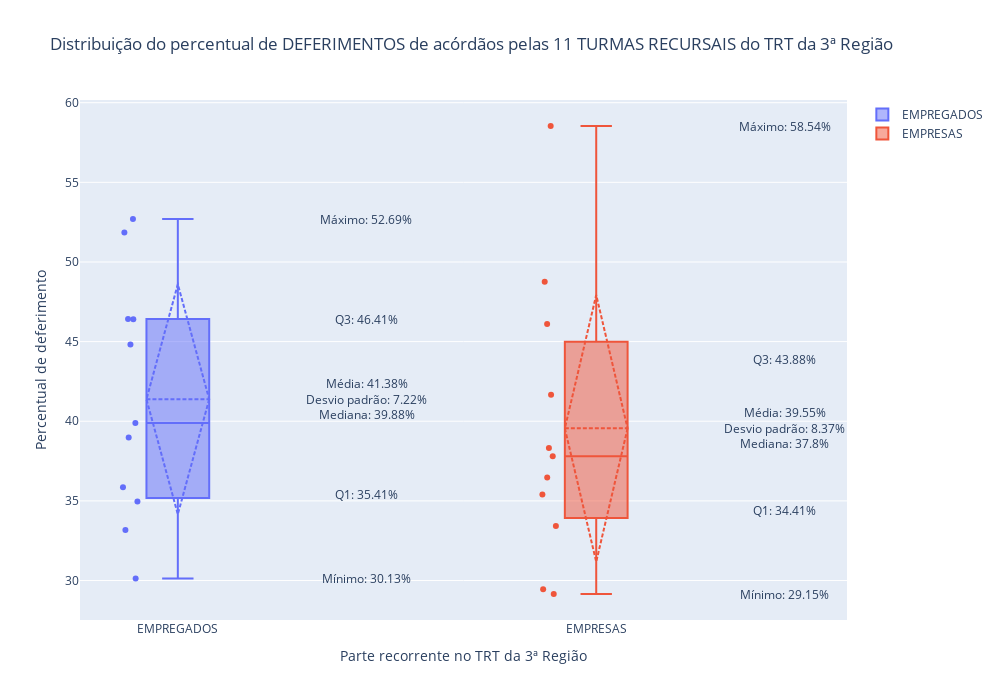

Notebook code for this chart:
### Code cell
df_quantidades_percentuais = df_quantidades_percentuais_TRT3

_tipo_requerente_EMPREGADO = df_quantidades_percentuais["tipo_requerente_previsto"] == "EMPREGADO"
_tipo_requerente_EMPRESA = df_quantidades_percentuais["tipo_requerente_previsto"] == "EMPRESA"
_tribunal = df_quantidades_percentuais["TRIBUNAL"] == "TRT3"

layout = go.Layout(
    title='Distribuição do percentual de DEFERIMENTOS de acórdãos pelas 11 TURMAS RECURSAIS do TRT da 3ª Região',
    yaxis_title_text='Percentual de deferimento',
    xaxis_title_text='Parte recorrente no TRT da 3ª Região',
    width=1000,
    height=700,
    #boxgap=1
)

box_width = 0.15

########## EMPREGADOS
y_empregado = df_quantidades_percentuais.loc[ _tribunal & _tipo_requerente_EMPREGADO, "percentual_deferido"]

trace1 = go.Box(
    y=y_empregado,
    name='EMPREGADOS',
    boxmean='sd', # represent mean and standard deviation
    boxpoints='all',
    width=box_width
)

########## EMPRESAS
y_empresa = df_quantidades_percentuais.loc[ _tribunal & _tipo_requerente_EMPRESA, "percentual_deferido"]

trace2 = go.Box(
    y=y_empresa,
    name='EMPRESAS',
    boxmean='sd', # represent mean and standard deviation
    boxpoints='all',
    width=box_width
)

fig = go.Figure( data = [ trace1, trace2 ], layout=layout )

########## LEGENDAS EMPREGADOS
for legenda in zip( ["Mínimo","Q1","Mediana","Q3","Máximo"], df_quantidades_percentuais.loc[ _tribunal & _tipo_requerente_EMPREGADO, "percentual_deferido"].quantile([0,0.25,0.5,0.75,1]) ):
    if(legenda[0] != "Mediana"):
        fig.add_annotation(
            y=legenda[1],
            x=0.45,
            text=legenda[0] + ": " + str(round(legenda[1], 2)) + "%",
            showarrow=False
            )

media_empregado = np.mean(y_empregado)
mediana_empregado = np.median(y_empregado)
desvio_padrao_empregado = np.std(y_empregado)

fig.add_annotation(
        y=media_empregado,
        x=0.45,
        text="Média: " + str(round(media_empregado, 2)) + "%<br>Desvio padrão: " + str(round(desvio_padrao_empregado, 2)) + "%<br>Mediana: " + str(round(mediana_empregado, 2)) + "%<br>",
        showarrow=False
        )

########## LEGENDAS EMPRESAS
for legenda in zip( ["Mínimo","Q1","Mediana","Q3","Máximo"], df_quantidades_percentuais.loc[ _tribunal & _tipo_requerente_EMPRESA, "percentual_deferido"].quantile([0,0.25,0.5,0.75,1]) ):
    if(legenda[0] != "Mediana"):
        fig.add_annotation(
            y=legenda[1],
            x=1.45,
            text=legenda[0] + ": " + str(round(legenda[1], 2)) + "%",
            showarrow=False
            )

media_empresa = np.mean(y_empresa)
mediana_empresa = np.median(y_empresa)
desvio_padrao_empresa = np.std(y_empresa)
fig.add_annotation(
        y=media_empresa,
        x=1.45,
        text="Média: " + str(round(media_empresa, 2)) + "%<br>Desvio padrão: " + str(round(desvio_padrao_empresa, 2)) + "%<br>Mediana: " + str(round(mediana_empresa, 2)) + "%<br>",
        showarrow=False
        )

fig.show()

### Figure 1 — Plotly figure (JSON) as saved in the notebook; plotly's stock layout.template omitted (floating-point values rounded to 4 significant figures)
{"data": [{"boxmean": "sd", "boxpoints": "all", "name": "EMPREGADOS", "type": "box", "width": 0.15, "y": [46.42, 38.97, 30.13, 44.82, 52.69, 39.88, 33.18, 46.41, 35.86, 34.96, 51.85]}, {"boxmean": "sd", "boxpoints": "all", "name": "EMPRESAS", "type": "box", "width": 0.15, "y": [29.45, 46.1, 58.54, 38.31, 29.15, 48.75, 36.48, 35.4, 41.67, 37.8, 33.43]}], "layout": {"annotations": [{"showarrow": false, "text": "Mínimo: 30.13%", "x": 0.45, "y": 30.13}, {"showarrow": false, "text": "Q1: 35.41%", "x": 0.45, "y": 35.41}, {"showarrow": false, "text": "Q3: 46.41%", "x": 0.45, "y": 46.41}, {"showarrow": false, "text": "Máximo: 52.69%", "x": 0.45, "y": 52.69}, {"showarrow": false, "text": "Média: 41.38%<br>Desvio padrão: 7.22%<br>Mediana: 39.88%<br>", "x": 0.45, "y": 41.38}, {"showarrow": false, "text": "Mínimo: 29.15%", "x": 1.45, "y": 29.15}, {"showarrow": false, "text": "Q1: 34.41%", "x": 1.45, "y": 34.41}, {"showarrow": false, "text": "Q3: 43.88%", "x": 1.45, "y": 43.88}, {"showarrow": false, "text": "Máximo: 58.54%", "x": 1.45, "y": 58.54}, {"showarrow": false, "text": "Média: 39.55%<br>Desvio padrão: 8.37%<br>Mediana: 37.8%<br>", "x": 1.45, "y": 39.55}], "height": 700, "title": {"text": "Distribuição do percentual de DEFERIMENTOS de acórdãos pelas 11 TURMAS RECURSAIS do TRT da 3ª Região"}, "width": 1000, "xaxis": {"autorange": true, "range": [-0.236, 1.635], "title": {"text": "Parte recorrente no TRT da 3ª Região"}, "type": "category"}, "yaxis": {"autorange": true, "range": [27.52, 60.17], "title": {"text": "Percentual de deferimento"}, "type": "linear"}}}
